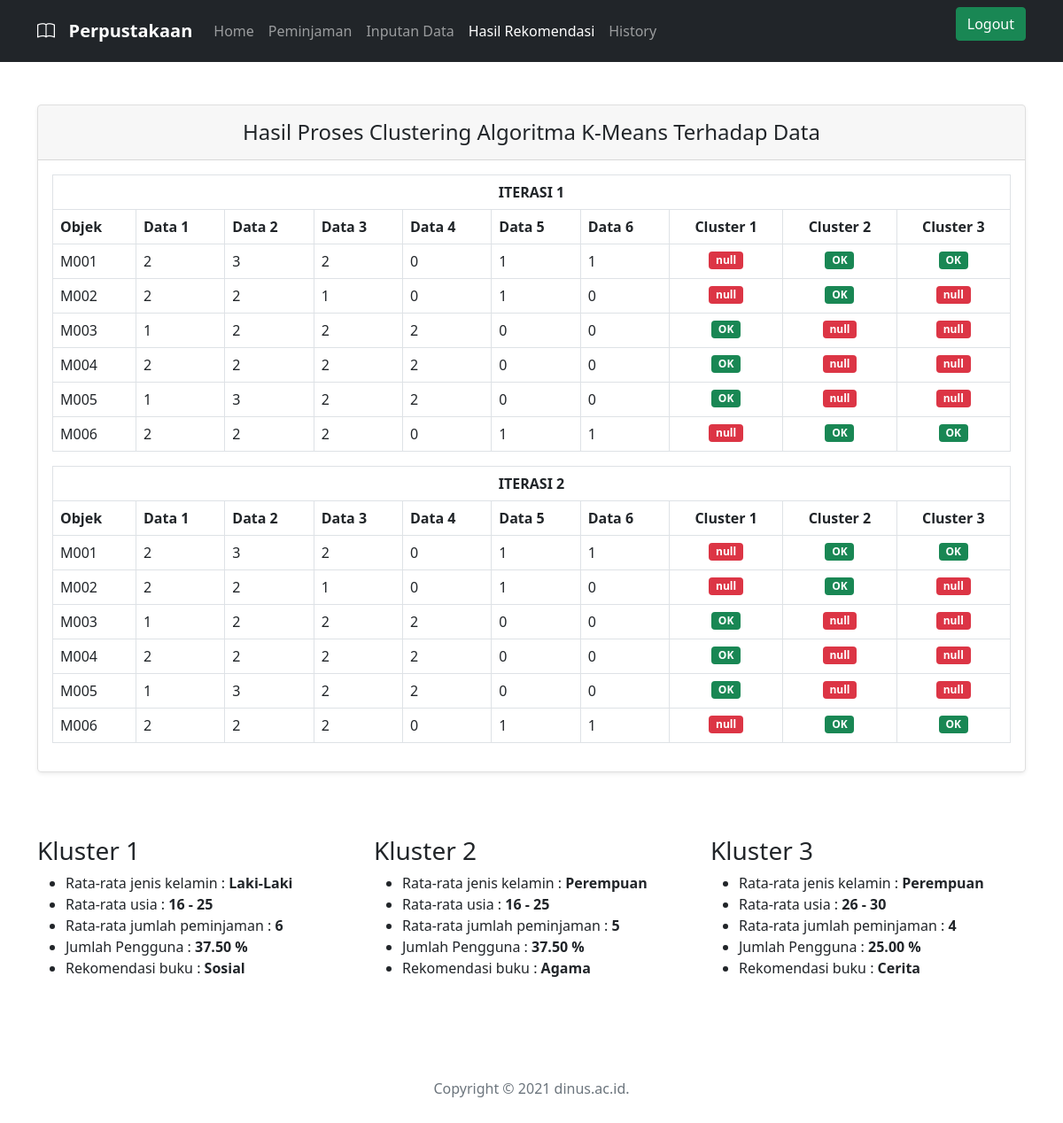
Screenshot of /admin/hasil_rekomendasi.php with the database file from the repository.
### tables this page shows
CREATE TABLE `hasil` (
  `id` int(11) NOT NULL AUTO_INCREMENT,
  `object` varchar(255) NOT NULL,
  `data1` int(11) DEFAULT NULL,
  `data2` int(11) DEFAULT NULL,
  `data3` int(11) DEFAULT NULL,
  `data4` int(11) DEFAULT NULL,
  `data5` int(11) DEFAULT NULL,
  `data6` int(11) DEFAULT NULL,
  `cluster1` varchar(255) DEFAULT NULL,
  `cluster2` varchar(255) DEFAULT NULL,
  `cluster3` varchar(255) DEFAULT NULL,
  PRIMARY KEY (`id`)
);

### config/helper.php (called while the page is built, shortened)
<?php
function kelamin($angka)
{
    $result = "";
    switch ($angka) {
        case '1':
            $result = "Laki-Laki";
            break;
        case '2':
            $result = "Perempuan";
            break;
    }
    return $result;
}
function usia($angka)
{
    $result = "";
    switch ($angka) {
        case '2':
            $result = "16 - 25";
            break;
        case '3':
            $result = "26 - 30";
            break;
    }
    return $result;
}

### admin/hasil_rekomendasi.php (the view, shortened to what this page needs)
<?php
include "../config/helper.php";
$sql = "SELECT * FROM hasil";
$iterasi1 = mysql_query($sql);
$iterasi2 = mysql_query($sql);
$total_1 = "SELECT COUNT(*) AS total FROM hasil WHERE cluster1 = 'Yes'";
$data_1 = mysql_fetch_assoc(mysql_query($total_1));
$total_2 = "SELECT COUNT(*) AS total FROM hasil WHERE cluster2 = 'Yes'";
$data_2 = mysql_fetch_assoc(mysql_query($total_2));
$total_3 = "SELECT COUNT(*) AS total FROM hasil WHERE cluster3 = 'Yes'";
$data_3 = mysql_fetch_assoc(mysql_query($total_3));
$total_data = $data_1['total'] + $data_2['total'] + $data_3['total'];
?>
<!doctype html>
<html lang="en">
<head>
    <?php include '../layout/template/css.php'; ?>
</head>
<body>
<?php include '../layout/template/navigasi.php'; ?>
<main>
    <section class="container">
        <div class="row py-lg-5">
            <div class="col-md-12 mx-auto">
                <div class="card mb-4 rounded-3 shadow-sm">
                    <div class="card-header py-3">
                        <h4 class="my-0 fw-normal text-center">Hasil Proses Clustering Algoritma K-Means Terhadap Data</h4>
                    </div>
                    <div class="card-body">
                        <table class="table table-bordered">
                            <tr>
                                <th colspan="10" class="text-center">ITERASI 1</th>
                            </tr>
                            <tr>
                                <th>Objek</th>
                                <th>Data 1</th>
                                <th>Data 2</th>
                                <th>Data 3</th>
                                <th>Data 4</th>
                                <th>Data 5</th>
                                <th>Data 6</th>
                                <th class="text-center">Cluster 1</th>
                                <th class="text-center">Cluster 2</th>
                                <th class="text-center">Cluster 3</th>
                            </tr>
                            <?php if (mysql_num_rows($iterasi1) > 0): ?>
                                <?php while ($row = mysql_fetch_assoc($iterasi1)): ?>
                                    <tr>
                                        <td><?php echo $row['object']; ?></td>
                                        <td><?php echo $row['data1']; ?></td>
                                        <td><?php echo $row['data2']; ?></td>
                                        <td><?php echo $row['data3']; ?></td>
                                        <td><?php echo $row['data4']; ?></td>
                                        <td><?php echo $row['data5']; ?></td>
                                        <td><?php echo $row['data6']; ?></td>
                                        <td class="text-center">
                                            <?php if ($row['cluster1'] == 'Yes'): ?>
                                                <span class="badge bg-success">OK</span>
                                            <?php else: ?>
                                                <span class="badge bg-danger">null</span>
                                            <?php endif; ?>
                                        </td>
                                        <td class="text-center">
                                            <?php if ($row['cluster2'] == 'Yes'): ?>
                                                <span class="badge bg-success">OK</span>
                                            <?php else: ?>
                                                <span class="badge bg-danger">null</span>
                                            <?php endif; ?>
                                        </td>
                                        <td class="text-center">
                                            <?php if ($row['cluster3'] == 'Yes'): ?>
                                                <span class="badge bg-success">OK</span>
                                            <?php else: ?>
                                                <span class="badge bg-danger">null</span>
                                            <?php endif; ?>
                                        </td>
                                    </tr>
                                <?php endwhile; ?>
                            <?php endif; ?>
                        </table>
                        <table class="table table-bordered">
                            <tr>
                                <th colspan="10" class="text-center">ITERASI 2</th>
                            </tr>
                            <tr>
                                <th>Objek</th>
                                <th>Data 1</th>
                                <th>Data 2</th>
                                <th>Data 3</th>
                                <th>Data 4</th>
                                <th>Data 5</th>
                                <th>Data 6</th>
                                <th class="text-center">Cluster 1</th>
                                <th class="text-center">Cluster 2</th>
                                <th class="text-center">Cluster 3</th>
                            </tr>
                            <?php if (mysql_num_rows($iterasi2) > 0): ?>
                                <?php while ($row = mysql_fetch_assoc($iterasi2)): ?>
                                    <tr>
                                        <td><?php echo $row['object']; ?></td>
                                        <td><?php echo $row['data1']; ?></td>
                                        <td><?php echo $row['data2']; ?></td>
                                        <td><?php echo $row['data3']; ?></td>
                                        <td><?php echo $row['data4']; ?></td>
                                        <td><?php echo $row['data5']; ?></td>
                                        <td><?php echo $row['data6']; ?></td>
                                        <td class="text-center">
                                            <?php if ($row['cluster1'] == 'Yes'): ?>
                                                <span class="badge bg-success">OK</span>
                                            <?php else: ?>
                                                <span class="badge bg-danger">null</span>
                                            <?php endif; ?>
                                        </td>
                                        <td class="text-center">
                                            <?php if ($row['cluster2'] == 'Yes'): ?>
                                                <span class="badge bg-success">OK</span>
                                            <?php else: ?>
                                                <span class="badge bg-danger">null</span>
                                            <?php endif; ?>
                                        </td>
                                        <td class="text-center">
                                            <?php if ($row['cluster3'] == 'Yes'): ?>
                                                <span class="badge bg-success">OK</span>
                                            <?php else: ?>
                                                <span class="badge bg-danger">null</span>
                                            <?php endif; ?>
                                        </td>
                                    </tr>
                                <?php endwhile; ?>
                            <?php endif; ?>
                        </table>
                    </div>
                </div>
            </div>
            <div class="col-md-4 mx-auto mt-5">
                <h3>Kluster 1</h3>
                <?php
                $sql_kelamin = "SELECT data1, COUNT(*) AS total FROM hasil WHERE cluster1 = 'Yes' GROUP BY data1 ORDER BY total DESC limit 1";
                $sql_usia = "SELECT data2, COUNT(*) AS total FROM hasil WHERE cluster1 = 'Yes' GROUP BY data2 ORDER BY total DESC limit 1";
                $sql_pinjaman = "SELECT SUM(data3) AS total FROM hasil WHERE cluster1 = 'Yes'";
                $sql_pengguna = "SELECT COUNT(*) AS total FROM hasil WHERE cluster1 = 'Yes'";
                $data_kelamin = mysql_fetch_assoc(mysql_query($sql_kelamin));
                $data_usia = mysql_fetch_assoc(mysql_query($sql_usia));
                $data_pinjaman = mysql_fetch_assoc(mysql_query($sql_pinjaman));
                $data_pengguna = mysql_fetch_assoc(mysql_query($sql_pengguna));
                $persentase = number_format(($data_pengguna['total'] / $total_data) * 100, 2, '.', '.');
                ?>
                <ul>
                    <li>Rata-rata jenis kelamin : <b><?php echo kelamin($data_kelamin['data1']); ?></b></li>
                    <li>Rata-rata usia : <b><?php echo usia($data_usia['data2']); ?> </b></li>
                    <li>Rata-rata jumlah peminjaman : <b><?php echo $data_pinjaman['total']; ?> </b></li>
                    <li>Jumlah Pengguna : <b><?php echo $persentase; ?> %</b></li>
                    <li>Rekomendasi buku : <b>Sosial</b></li>
                </ul>
            </div>
            <div class="col-md-4 mx-auto mt-5">
                <h3>Kluster 2</h3>
                <?php
                $sql_kelamin = "SELECT data1, COUNT(*) AS total FROM hasil WHERE cluster2 = 'Yes' GROUP BY data1 ORDER BY total DESC limit 1";
                $sql_usia = "SELECT data2, COUNT(*) AS total FROM hasil WHERE cluster2 = 'Yes' GROUP BY data2 ORDER BY total DESC limit 1";
                $sql_pinjaman = "SELECT SUM(data3) AS total FROM hasil WHERE cluster2 = 'Yes'";
                $sql_pengguna = "SELECT COUNT(*) AS total FROM hasil WHERE cluster2 = 'Yes'";
                $data_kelamin = mysql_fetch_assoc(mysql_query($sql_kelamin));
                $data_usia = mysql_fetch_assoc(mysql_query($sql_usia));
                $data_pinjaman = mysql_fetch_assoc(mysql_query($sql_pinjaman));
                $data_pengguna = mysql_fetch_assoc(mysql_query($sql_pengguna));
                $persentase = number_format(($data_pengguna['total'] / $total_data) * 100, 2, '.', '.');
                ?>
                <ul>
                    <li>Rata-rata jenis kelamin : <b><?php echo kelamin($data_kelamin['data1']); ?></b></li>
                    <li>Rata-rata usia : <b><?php echo usia($data_usia['data2']); ?></b></li>
                    <li>Rata-rata jumlah peminjaman : <b><?php echo $data_pinjaman['total']; ?></b></li>
                    <li>Jumlah Pengguna : <b><?php echo $persentase; ?> %</b></li>
                    <li>Rekomendasi buku : <b>Agama</b></li>
                </ul>
            </div>
            <div class="col-md-4 mx-auto mt-5">
                <h3>Kluster 3</h3>
                <?php
                $sql_kelamin = "SELECT data1, COUNT(*) AS total FROM hasil WHERE cluster3 = 'Yes' GROUP BY data1 ORDER BY total DESC limit 1";
                $sql_usia = "SELECT data2, COUNT(*) AS total FROM hasil WHERE cluster3 = 'Yes' GROUP BY data2 ORDER BY total DESC limit 1";
                $sql_pinjaman = "SELECT SUM(data3) AS total FROM hasil WHERE cluster3 = 'Yes'";
                $sql_pengguna = "SELECT COUNT(*) AS total FROM hasil WHERE cluster3 = 'Yes'";
                $data_kelamin = mysql_fetch_assoc(mysql_query($sql_kelamin));
                $data_usia = mysql_fetch_assoc(mysql_query($sql_usia));
                $data_pinjaman = mysql_fetch_assoc(mysql_query($sql_pinjaman));
                $data_pengguna = mysql_fetch_assoc(mysql_query($sql_pengguna));
                $persentase = number_format(($data_pengguna['total'] / $total_data) * 100, 2, '.', '.');
                ?>
                <ul>
                    <li>Rata-rata jenis kelamin : <b><?php echo kelamin($data_kelamin['data1']); ?></b></li>
                    <li>Rata-rata usia : <b><?php echo usia($data_usia['data2']); ?> </b></li>
                    <li>Rata-rata jumlah peminjaman : <b><?php echo $data_pinjaman['total']; ?> </b></li>
                    <li>Jumlah Pengguna : <b><?php echo $persentase; ?> %</b></li>
                    <li>Rekomendasi buku : <b>Cerita</b></li>
                </ul>
            </div>
        </div>
    </section>
</main>
<?php include '../layout/template/footer.php'; ?>
</body>
</html>

### rows the page displays
hasil: object "M001", data1 "2", data2 "3", data3 "2", data4 "0", data5 "1", data6 "1", cluster1 "null", cluster2 "OK", cluster3 "OK"
hasil: object "M002", data1 "2", data2 "2", data3 "1", data4 "0", data5 "1", data6 "0", cluster1 "null", cluster2 "OK", cluster3 "null"
hasil: object "M003", data1 "1", data2 "2", data3 "2", data4 "2", data5 "0", data6 "0", cluster1 "OK", cluster2 "null", cluster3 "null"
hasil: object "M004", data1 "2", data2 "2", data3 "2", data4 "2", data5 "0", data6 "0", cluster1 "OK", cluster2 "null", cluster3 "null"
hasil: object "M005", data1 "1", data2 "3", data3 "2", data4 "2", data5 "0", data6 "0", cluster1 "OK", cluster2 "null", cluster3 "null"
hasil: object "M006", data1 "2", data2 "2", data3 "2", data4 "0", data5 "1", data6 "1", cluster1 "null", cluster2 "OK", cluster3 "OK"

### other values shown
kelamin($data_kelamin['data1']) "Laki-Laki"
usia($data_usia['data2']) "16 - 25"
$data_pinjaman['total'] "6"
$persentase "37.50"
kelamin($data_kelamin['data1']) "Perempuan"
$data_pinjaman['total'] "5"
usia($data_usia['data2']) "26 - 30"
$data_pinjaman['total'] "4"
$persentase "25.00"
